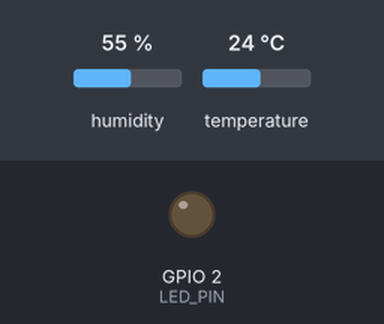
Bench run of a sketch on a simulated ESP32. Parts: output pins drawn as LEDs (lit = HIGH). Inputs (shaded band) come from the test bench; at power-on: humidity 55 %, temperature 24 °C. WiFi joins after 1.5 s; servers stay silent unless stated; no MQTT or app messages arrive unless stated; what the sketch prints to the serial monitor is not drawn.

Above: at 1.0 s.
At 2.8 s:
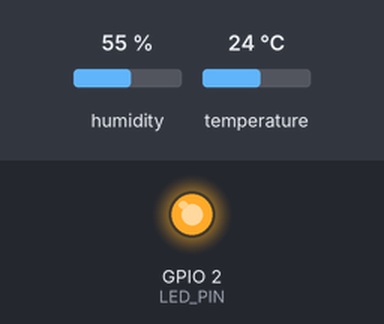
Timing chart, 0 to 4.3 s (numbered marks = the images above):
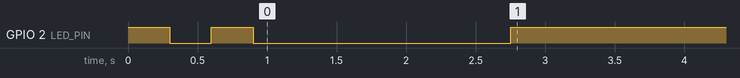

The sketch:

ESP32_FirmWare_MQTT.ino
```cpp
#include <WiFi.h>
#include <PubSubClient.h>
#include <DHT.h>

// Wifi Credentials
const char* ssid = "Your_WiFi_SSID";
const char* password = "Your_Wifi_Password";

// MQTT Broker details
const char* mqttServer = "broker.hivemq.com";  // Example broker
const int mqttPort = 1883;
const char* mqtt_User = "your_mqtt_username";
const char* mqtt_password = "Your_password";

// Pins
#define DHTPIN 4
#define DHTTYPE DHT11
#define LED_PIN 2

WiFiClient espClient;
PubSubClient client(espClient);
DHT dht(DHTPIN, DHTTYPE);


void setup() {
  Serial.begin(115200);
  pinMode(LED_PIN, OUTPUT);

  // Blink LED Twice on Startup
  for (int i = 0; i < 2; i++) {
    digitalWrite(LED_PIN, HIGH);
    delay(300);
    digitalWrite(LED_PIN, LOW);
    delay(300);
  }

  // Connect to WiFi
  WiFi.begin(ssid, password);
  Serial.print("Connecting to Wi-Fi");
  while (WiFi.status() != WL_CONNECTED) {
    Serial.print(".");
    delay(500);
  }
  Serial.println("\nWiFi Connected");

  // Connect to MQTT
  client.setServer(mqttServer, mqttPort);
  connectToMQTT();

  dht.begin();

  // LED ON to indicate full operation
  digitalWrite(LED_PIN, HIGH);
}

void loop() {
  if (!client.connected()) {
    connectToMQTT();
  }
  client.loop();

  // Read DHT sensor
  float temperature = dht.readTemperature();
  float humidity = dht.readHumidity();

  if (isnan(temperature) || isnan(humidity)) {
    Serial.println("Failed to read from DHT sensor!");
    return;
  }

  // Print sensor values
  Serial.print("Temperature: ");
  Serial.print(temperature);
  Serial.print("C, Humidity: ");
  Serial.print(humidity);
  Serial.print("%");

  // Publish MQTT messages
  String tempStr = String(temperature);
  String humStr = String(humidity);

  client.publish("sensor/temperature", tempStr.c_str());
  client.publish("sensor/humidity", humStr.c_str());

  // Wait before sending the next reading
  delay(5000);
}

void connectToMQTT() {
  Serial.print("Connecting to MQTT...");
  while (!client.connected()) {
    if (client.connect("ESP32_Client", mqtt_User, mqtt_password)) {
      Serial.println("Connected to MQTT broker");
    } else {
      Serial.print("Failed, rc=");
      Serial.print(client.state());
      Serial.println(" Retrying in 5 Seconds...");
      delay(5000);
    }
  }
}
```
